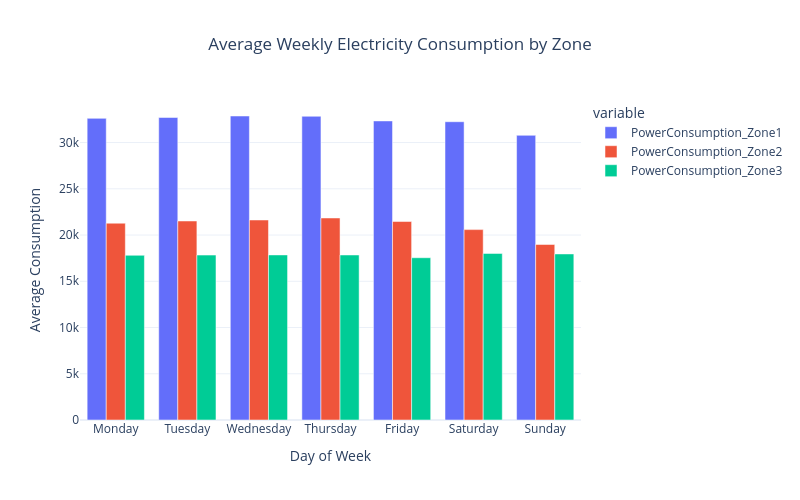

Source (notebook cell):
### Code cell
weekly_plot = weekly.reset_index()

fig = px.bar(
    weekly_plot,
    x='Day_of_Week',
    y=[
        'PowerConsumption_Zone1',
        'PowerConsumption_Zone2',
        'PowerConsumption_Zone3'
    ],
    barmode='group',
    title='Average Weekly Electricity Consumption by Zone'
)

fig.update_layout(
    template='plotly_white',
    width=800,
    height=500,
    title_x=0.5,
    xaxis_title='Day of Week',
    yaxis_title='Average Consumption'
)

fig.show()

### Figure 1 — Plotly figure (JSON) as saved in the notebook; plotly's stock layout.template omitted (floating-point values rounded to 4 significant figures)
{"data": [{"alignmentgroup": "True", "hovertemplate": "variable=PowerConsumption_Zone1<br>Day_of_Week=%{x}<br>value=%{y}<extra></extra>", "legendgroup": "PowerConsumption_Zone1", "marker": {"color": "#636efa", "pattern": {"shape": ""}}, "name": "PowerConsumption_Zone1", "offsetgroup": "PowerConsumption_Zone1", "orientation": "v", "showlegend": true, "textposition": "auto", "type": "bar", "x": ["Monday", "Tuesday", "Wednesday", "Thursday", "Friday", "Saturday", "Sunday"], "xaxis": "x", "y": [32620.0, 32710.0, 32870.0, 32840.0, 32340.0, 32250.0, 30780.0], "yaxis": "y"}, {"alignmentgroup": "True", "hovertemplate": "variable=PowerConsumption_Zone2<br>Day_of_Week=%{x}<br>value=%{y}<extra></extra>", "legendgroup": "PowerConsumption_Zone2", "marker": {"color": "#EF553B", "pattern": {"shape": ""}}, "name": "PowerConsumption_Zone2", "offsetgroup": "PowerConsumption_Zone2", "orientation": "v", "showlegend": true, "textposition": "auto", "type": "bar", "x": ["Monday", "Tuesday", "Wednesday", "Thursday", "Friday", "Saturday", "Sunday"], "xaxis": "x", "y": [21280.0, 21520.0, 21630.0, 21850.0, 21460.0, 20590.0, 18980.0], "yaxis": "y"}, {"alignmentgroup": "True", "hovertemplate": "variable=PowerConsumption_Zone3<br>Day_of_Week=%{x}<br>value=%{y}<extra></extra>", "legendgroup": "PowerConsumption_Zone3", "marker": {"color": "#00cc96", "pattern": {"shape": ""}}, "name": "PowerConsumption_Zone3", "offsetgroup": "PowerConsumption_Zone3", "orientation": "v", "showlegend": true, "textposition": "auto", "type": "bar", "x": ["Monday", "Tuesday", "Wednesday", "Thursday", "Friday", "Saturday", "Sunday"], "xaxis": "x", "y": [17810.0, 17830.0, 17850.0, 17840.0, 17550.0, 18010.0, 17950.0], "yaxis": "y"}], "layout": {"barmode": "group", "height": 500, "legend": {"title": {"text": "variable"}, "tracegroupgap": 0}, "title": {"text": "Average Weekly Electricity Consumption by Zone", "x": 0.5}, "width": 800, "xaxis": {"anchor": "y", "domain": [0, 1], "title": {"text": "Day of Week"}}, "yaxis": {"anchor": "x", "domain": [0, 1], "title": {"text": "Average Consumption"}}}}
